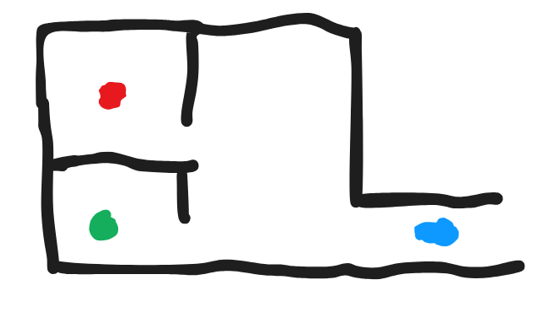
#> input picture maptool/map.png, 535 x 314 px
$ python yaml_mapcreat.py
#> lines starting #> are read from the running program, lines starting #| are printed output that depends on the picture; after the words box and inside, x2 and y2 are one past the last pixel; in counts of white or black regions, pixels touching at a corner belong together
import yaml
import cv2
import numpy as np

def find_black_pixels(image_path):
    # 读取图像
#> called with image_path = 'map.png'
    img = cv2.imread(image_path)
#> img is the input picture: shape (314, 535, 3); mean B, G, R 228.7, 228.5, 227.8

    # 设置黑色的颜色范围 (RGB 三个通道都接近 0 的范围)
    lower_black = np.array([0, 0, 0])       # 最小黑色值
    upper_black = np.array([50, 50, 50])    # 最大黑色值（允许一定的偏差）

    # 识别黑色区域
    mask = cv2.inRange(img, lower_black, upper_black)
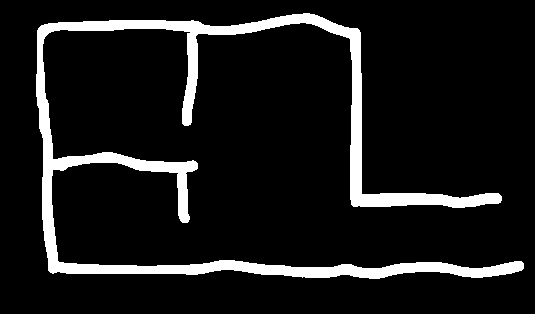
#> mask: shape (314, 535); 9.9% white; 1 white region, box (x1, y1, x2, y2) and area: (36, 13, 524, 279) 16623

    # 找到黑色像素的坐标
    black_coords = np.column_stack(np.where(mask == 255))
#> black_coords = 16623 pairs, first value 13 to 278, second value 36 to 523

    # 将坐标转换为 (x, y) 元组的格式
    black_coords_tuples = [(int(coord[1]), int(coord[0])) for coord in black_coords]
#> black_coords_tuples = 16623 pairs, first value 36 to 523, second value 13 to 278

    return black_coords_tuples


def find_color_center(image_path, lower_color, upper_color):
    # 读取图像
    img = cv2.imread(image_path)

    # 创建颜色范围的掩膜
    mask = cv2.inRange(img, lower_color, upper_color)

    # 计算图像的质心（中心点）
    moments = cv2.moments(mask)

    # 防止除零错误
    if moments["m00"] != 0:
        center_x = int(moments["m10"] / moments["m00"])
        center_y = int(moments["m01"] / moments["m00"])
        return (center_x, center_y)
    else:
        return None
image_path = 'map.png'  # 替换为你的图片路径
black_coords = find_black_pixels(image_path)
#> black_coords has the same summary as black_coords_tuples in find_black_pixels
def main():
    image_path = 'map.png'  # 替换为你的图片路径
    # 设置颜色范围
    image = cv2.imread('map.png')

    # 将图像转换为HSV颜色空间
    hsv_image = cv2.cvtColor(image, cv2.COLOR_BGR2HSV)
#> hsv_image: shape (314, 535, 3); mean H, S, V 1.6, 3, 229.8

    # 定义蓝色的HSV范围
    lower_blue = np.array([100, 150, 0])  # 蓝色范围的下限
    upper_blue = np.array([140, 255, 255])  # 蓝色范围的上限

    # 生成蓝色区域的掩膜
    mask = cv2.inRange(hsv_image, lower_blue, upper_blue)
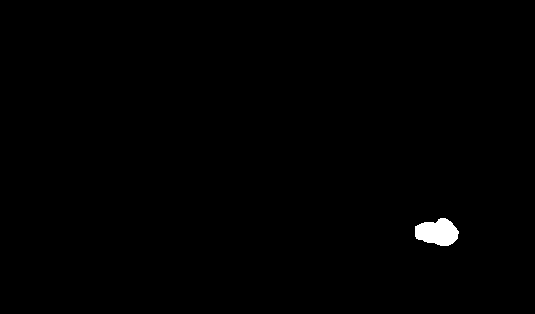
#> mask: shape (314, 535); 0.53% white; 1 white region

    # 找到蓝色区域的轮廓
    contours, _ = cv2.findContours(mask, cv2.RETR_EXTERNAL, cv2.CHAIN_APPROX_SIMPLE)
#> contours = 1 contour; box (x1, y1, x2, y2) and area: (415, 218, 459, 246) 840

    # 遍历每个轮廓，计算其中心点
    for contour in contours:
        M = cv2.moments(contour)
        if M['m00'] != 0:  # 确保区域的面积不为零，避免除以零的错误
            cx = int(M['m10'] / M['m00'])  # 质心的x坐标
            cy = int(M['m01'] / M['m00'])  # 质心的y坐标
            # 打印中心点坐标
            print(f"蓝色区域中心点坐标: ({cx}, {cy})")
            # 标记中心点
            cv2.circle(image, (cx, cy), 5, (0, 255, 0), -1)
        else:
            print("无法计算中心点")
#> this loop made 1 pass
#> (cx, cy) on pass 1: (437, 232)
#| 蓝色区域中心点坐标: (437, 232)
#> image: shape (314, 535, 3); 0.05% of pixels changed, all inside (x1, y1, x2, y2) = (432, 227, 443, 238)

    lower_red = np.array([0, 0, 100])  # 红色范围下限
    upper_red = np.array([100, 100, 255])  # 红色范围上限

    # 找到蓝色和红色部分的中心点
    start1 = cx,cy
#> start1 = (437, 232)
    goal1 = find_color_center(image_path, lower_red, upper_red)
#> in find_color_center, `mask = cv2.inRange(img, lower_color, upper_color)`:
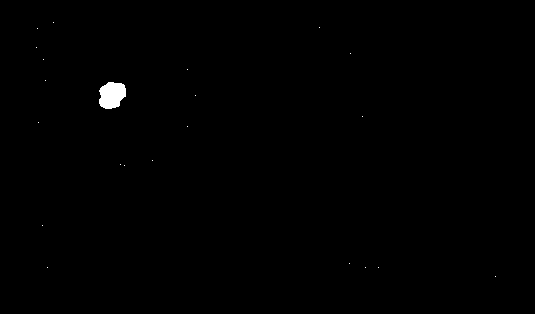
#> mask: shape (314, 535); 0.35% white; 22 white regions (21 under 20 px), largest, box (x1, y1, x2, y2) and area: (99, 82, 126, 109) 573
#> in find_color_center, `moments = cv2.moments(mask)`: moments = moments, m00 151470, centre m10/m00, m01/m00 = (114.2, 96.19)
#> in find_color_center, `center_x = int(moments["m10"] / moments["m00"])`: center_x = 114
#> in find_color_center, `center_y = int(moments["m01"] / moments["m00"])`: center_y = 96
#> goal1 = (114, 96)

    if start1 is None or goal1 is None:
        print("无法找到蓝色或红色区域")
        return
    print(start1,goal1)
#| (437, 232) (114, 96)
    # 动态根据颜色检测设置起点和终点，保留 z 轴为 0
    start = [1, goal1[0], goal1[1]]  # 自动检测的蓝色中心点
#> start = [1, 114, 96]
    goal = [1, start1[0], start1[1]]  # 自动检测的红色中心点
#> goal = [1, 437, 232]

    # 创建地图
    origin = [0, 0, 0]  # 地图原点坐标 (0, 0, 0)
    dim = [500, 500, 1]  # 地图尺寸：x=500，y=500，z=1
    res = 1  # 分辨率：每个单元格代表1像素

    data = [0] * (dim[0] * dim[1] * dim[2])  # 初始化为全自由空间（占用值为0）

    # 读取黑色区域的坐标
    black_coords = find_black_pixels(image_path)
#> black_coords has the same summary as black_coords_tuples in find_black_pixels

    # 将黑色区域添加为障碍物
    for (x, y) in black_coords:
        # 将像素坐标转换为地图坐标
        map_x = int(x * res)
        map_y = int(y * res)
        if 0 <= map_x < dim[0] and 0 <= map_y < dim[1]:  # 确保坐标在地图范围内
            id = map_x + dim[0] * map_y  # 计算索引
            data[id] = 1  # 设置障碍物值为100
#> this loop made 16623 passes
#> (x, y, map_x, map_y, id) on passes 1 to 12: (303, 13, 303, 13, 6803), (304, 13, 304, 13, 6804), (305, 13, 305, 13, 6805), (306, 13, 306, 13, 6806), (307, 13, 307, 13, 6807), (308, 13, 308, 13, 6808), (309, 13, 309, 13, 6809), (292, 14, 292, 14, 7292), (293, 14, 293, 14, 7293), (294, 14, 294, 14, 7294), (295, 14, 295, 14, 7295), (296, 14, 296, 14, 7296)
#> (map_x, map_y, id) on passes 61 to 66: (316, 15, 7816), (317, 15, 7817), (280, 16, 8280), (281, 16, 8281), (282, 16, 8282), (283, 16, 8283)
#> after the loop, data = 250000 items

    # 将地图信息编码为YAML格式
    map_info = {
        'start': start,
        'goal': goal,
        'origin': origin,
        'dim': dim,
        'resolution': res,
        'data': data
    }

    # 打印YAML格式的地图信息
    print("这是示例地图：")
    print(yaml.dump(map_info, default_flow_style=False))
#> (printed output is left out)

    # 将YAML数据写入文件
    with open("simple.yaml", "w") as file:
        yaml.dump(map_info, file)

if __name__ == "__main__":
    main()
